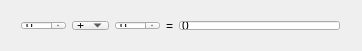
<?xml version="1.0" encoding="UTF-8"?>
<ui version="4.0">
 <class>MainWindow</class>
 <widget class="QMainWindow" name="MainWindow">
  <property name="geometry">
   <rect>
    <x>0</x>
    <y>0</y>
    <width>362</width>
    <height>51</height>
   </rect>
  </property>
  <property name="windowTitle">
   <string>SpinCalc</string>
  </property>
  <widget class="QWidget" name="centralWidget">
   <widget class="QWidget" name="horizontalLayoutWidget">
    <property name="geometry">
     <rect>
      <x>10</x>
      <y>10</y>
      <width>341</width>
      <height>31</height>
     </rect>
    </property>
    <layout class="QHBoxLayout" name="horizontalLayout">
     <item>
      <widget class="QSpinBox" name="spinBox">
       <property name="minimum">
        <number>-99</number>
       </property>
      </widget>
     </item>
     <item>
      <widget class="QComboBox" name="comboBox">
       <property name="maximumSize">
        <size>
         <width>75</width>
         <height>16777215</height>
        </size>
       </property>
       <item>
        <property name="text">
         <string>+</string>
        </property>
       </item>
       <item>
        <property name="text">
         <string>-</string>
        </property>
       </item>
       <item>
        <property name="text">
         <string>*</string>
        </property>
       </item>
       <item>
        <property name="text">
         <string>/</string>
        </property>
       </item>
      </widget>
     </item>
     <item>
      <widget class="QSpinBox" name="spinBox_2">
       <property name="minimum">
        <number>-99</number>
       </property>
      </widget>
     </item>
     <item>
      <widget class="QLabel" name="label">
       <property name="text">
        <string>=</string>
       </property>
      </widget>
     </item>
     <item>
      <widget class="QLineEdit" name="lineEdit">
       <property name="text">
        <string>0</string>
       </property>
       <property name="readOnly">
        <bool>true</bool>
       </property>
      </widget>
     </item>
    </layout>
   </widget>
  </widget>
 </widget>
 <layoutdefault spacing="6" margin="11"/>
 <resources/>
 <connections/>
</ui>
